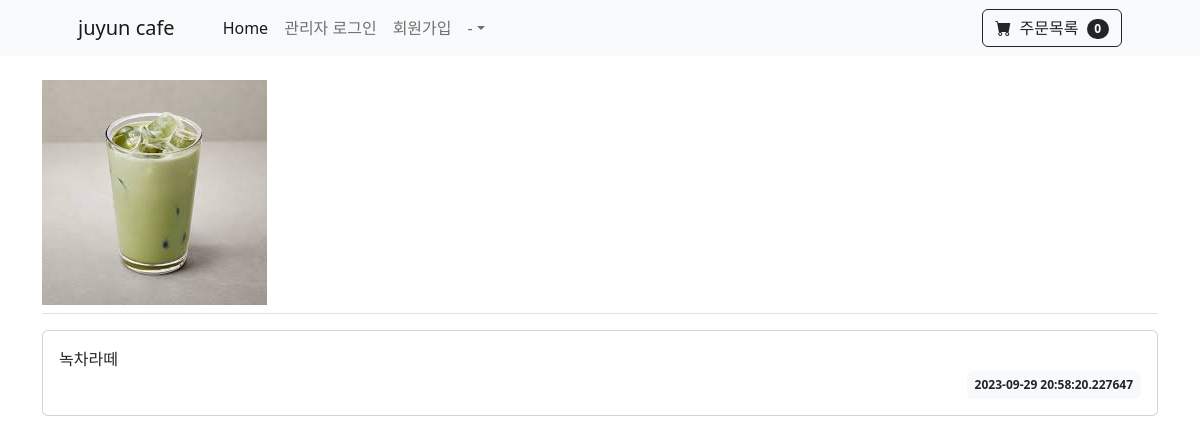
/question/detail/3/, run on the app's committed database.
### pybo/models.py (models this page shows)
class Question(db.Model):
    id = db.Column(db.Integer, primary_key=True)
    subject = db.Column(db.String(200), nullable=False)
    content = db.Column(db.String(200), nullable=False)
    price = db.Column(db.String(200), nullable=False)
    create_date = db.Column(db.DateTime(), nullable=False)

### pybo/views/question_views.py (the view)
@bp.route('/detail/<int:question_id>/')
def detail(question_id):
    question = Question.query.get_or_404(question_id)
    return render_template('question/question_detail.html', question=question)

### pybo/views/auth_views.py (called while the page is built)
@bp.before_app_request
def load_logged_in_user():
    user_id = session.get('user_id')
    if user_id is None:
        g.user = None
    else:
        g.user = User.query.get(user_id)

### pybo/templates/question/question_detail.html (shortened to what this page needs)
{% extends 'base.html' %}
{% block content %}
<div class="container my-3">
    <h2 class="border-bottom py-2"><img src="/static/image/{{question.subject}}" alt="..." /></h2>
    <div class="card my-3">
        <div class="card-body">
            <div class="card-text" style="white-space: pre-line;">{{ question.content }}</div>
            <div class="d-flex justify-content-end">
                <div class="badge bg-light text-dark p-2">
                    {{ question.create_date }}
                </div>
            </div>
        </div>
    </div>
</div>
{% endblock %}

### data on the page
Question: subject (picture), content "녹차라떼", create_date "2023-09-29 20:58:20.227647"

### other printed values
{{ cart_items|length }} "0"
